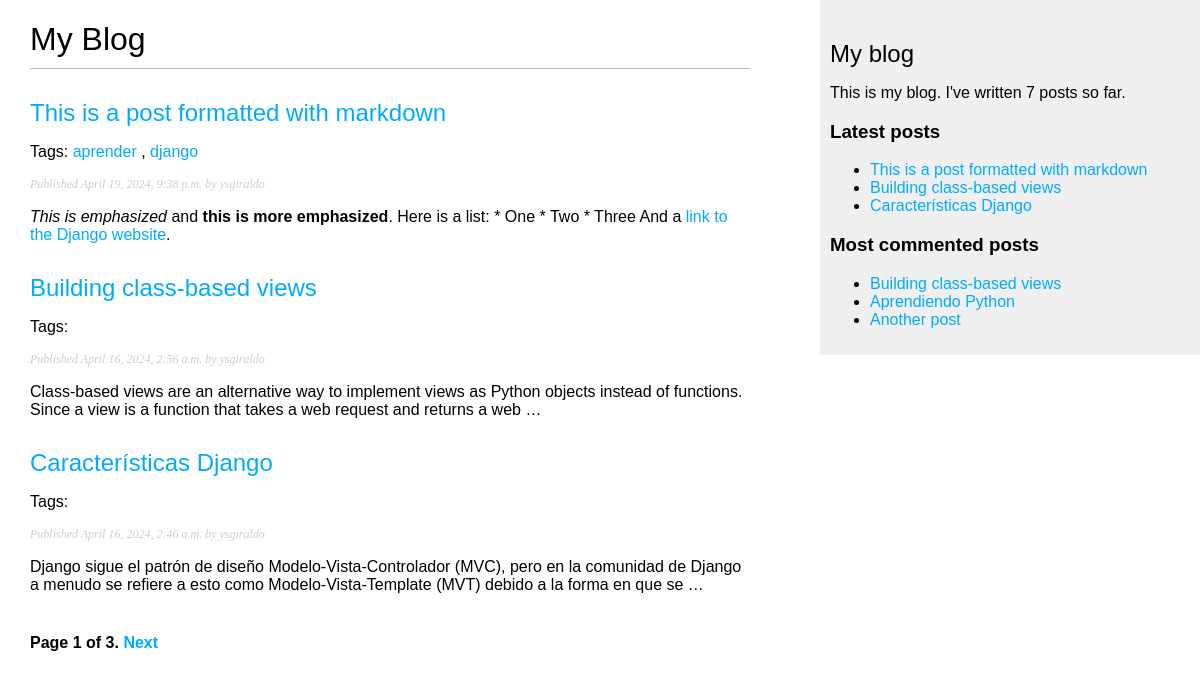
Screenshot of /blog/ with the database file from the repository.
### blog/models.py (models this page shows, shortened)
class Post(models.Model):
    class Status(models.TextChoices):
        DRAFT = 'DF', 'Draft'
        PUBLISHED = 'PB', 'Published'
    title = models.CharField(max_length = 250)
    slug = models.SlugField(max_length = 250,
                            unique_for_date = 'publish') # friendly URL
    author = models.ForeignKey(User, on_delete = models.CASCADE, related_name = 'blog_posts')
    body = models.TextField()
    publish = models.DateTimeField(default = timezone.now)
    created = models.DateTimeField(auto_now_add = True)
    updated = models.DateTimeField(auto_now = True)
    status = models.CharField(max_length = 2,
                            choices = Status.choices,
                            default = Status.DRAFT)
    tags = TaggableManager()
    objects = models.Manager() # The default manager.
    published = PublishedManager() # Our custom manager.
    class Meta:
        ordering = ['-publish']
        indexes = [
            models.Index(fields=['-publish']),
        ]
    def get_absolute_url(self):
        return reverse('blog:post_detail',
                       args=[self.publish.year,
                             self.publish.month,
                             self.publish.day,
                             self.slug])

### blog/views.py (the view)
# urls.py: path('', views.post_list, name='post_list'),
def post_list(request, tag_slug=None):
    post_list = Post.published.all()
    tag = None
    if tag_slug:
        tag = get_object_or_404(Tag, slug=tag_slug)
        post_list = post_list.filter(tags__in=[tag])
    paginator = Paginator(post_list, 3)
    page_number = request.GET.get('page', 1)
    try:
        posts = paginator.page(page_number)
    except PageNotAnInteger:
        posts = paginator.page(1)
    except EmptyPage:
        posts = paginator.page(paginator.num_pages)
    return render(request,
                 'blog/post/list.html',
                 {'posts': posts,
                  'tag': tag})

### blog/models.py (called while the page is built)
    def get_queryset(self):
        return super().get_queryset()\
                     .filter(status=Post.Status.PUBLISHED)

### blog/templatetags/blog_tags.py (called while the page is built)
@register.simple_tag
def total_posts():
    return Post.published.count()

@register.simple_tag
def get_most_commented_posts(count=5):
    return Post.published.annotate(
            total_comments=Count('comments')
        ).order_by('-total_comments')[:count]

@register.inclusion_tag('blog/post/latest_posts.html')
def show_latest_posts(count=5):
    latest_posts = Post.published.order_by('-publish')[:count]
    return {'latest_posts': latest_posts}

@register.filter(name='markdown')
def markdown_format(text):
    return mark_safe(markdown.markdown(text))

### blog/templates/blog/post/list.html (shortened to what this page needs)
{% extends "blog/base.html" %}
{% load blog_tags %}
{% block content %}
  <h1>My Blog</h1>
  {% for post in posts %}
    <h2>
      <a href="{{ post.get_absolute_url }}">
        {{ post.title }}
      </a>
    </h2>
    <p class="tags">
      Tags:
      {% for tag in post.tags.all %}
        <a href="{% url "blog:post_list_by_tag" tag.slug %}">
          {{ tag.name }}
        </a>
        {% if not forloop.last %}, {% endif %}
      {% endfor %}
    </p>
    <p class="date">
      Published {{ post.publish }} by {{ post.author }}
    </p>
    {{ post.body|markdown|truncatewords_html:30 }}
  {% endfor %}
  {% include "pagination.html" with page=posts %}
{% endblock %}

### blog/templates/blog/base.html (shortened to what this page needs)
{% load blog_tags %}
{% load static %}
<!DOCTYPE html>
<html>
<head>
  <link href="{% static "css/blog.css" %}" rel="stylesheet">
</head>
<body>
  <div id="content">
    {% block content %}
    {% endblock %}
  </div>
  <div id="sidebar">
    <h2>My blog</h2>
    <p>
      This is my blog.
      I've written {% total_posts %} posts so far.
    </p>
    <h3>Latest posts</h3>
    {% show_latest_posts 3 %}
    <h3>Most commented posts</h3>
    {% get_most_commented_posts 3 as most_commented_posts %}
    <ul>
      {% for post in most_commented_posts %}
        <li>
          <a href="{{ post.get_absolute_url }}">
            {{ post.title }}
          </a>
        </li>
      {% endfor %}
    </ul>
  </div>
</body>
</html>

### blog/templates/blog/post/latest_posts.html
<ul>
    {% for post in latest_posts %}
        <li>
            <a href="{{ post.get_absolute_url }}">{{ post.title }}</a>
        </li>
    {% endfor %}
</ul>

### blog/static/css/blog.css (style rules this page uses)
body { margin:0; padding:0; font-family:helvetica, sans-serif; }
a { color:#00abff; text-decoration:none; }
h1 { font-weight:normal; border-bottom:1px solid #bbb; padding:0 0 10px 0; }
h2 { font-weight:normal; margin:30px 0 0; }
#content { float:left; width:60%; padding:0 0 0 30px; }
#sidebar { float:right; width:30%; padding:10px; background:#efefef; height:100%; }
p.date { color:#ccc; font-family: georgia, serif; font-size: 12px; font-style: italic; }

### rows the page displays
Post: title "This is a post formatted with markdown", publish "April 19, 2024, 9:38 p.m.", author "ysgiraldo", body "This is emphasized and this is more emphasized . Here is a list: * One * Two * Three And a link to the Django website ."
Tag: name "aprender"
Tag: name "django"
Post: title "Building class-based views", publish "April 16, 2024, 2:56 a.m.", author "ysgiraldo", body "Class-based views are an alternative way to implement views as Python objects instead of functions. Since a view is a function that takes a web request and returns a web …"
Post: title "Características Django", publish "April 16, 2024, 2:46 a.m.", author "ysgiraldo", body "Django sigue el patrón de diseño Modelo-Vista-Controlador (MVC), pero en la comunidad de Django a menudo se refiere a esto como Modelo-Vista-Template (MVT) debido a la forma en que se …"
Post: title "Aprendiendo Python"
Post: title "Another post"

### other values shown
{{ page.number }} "1"
{{ page.paginator.num_pages }} "3"
